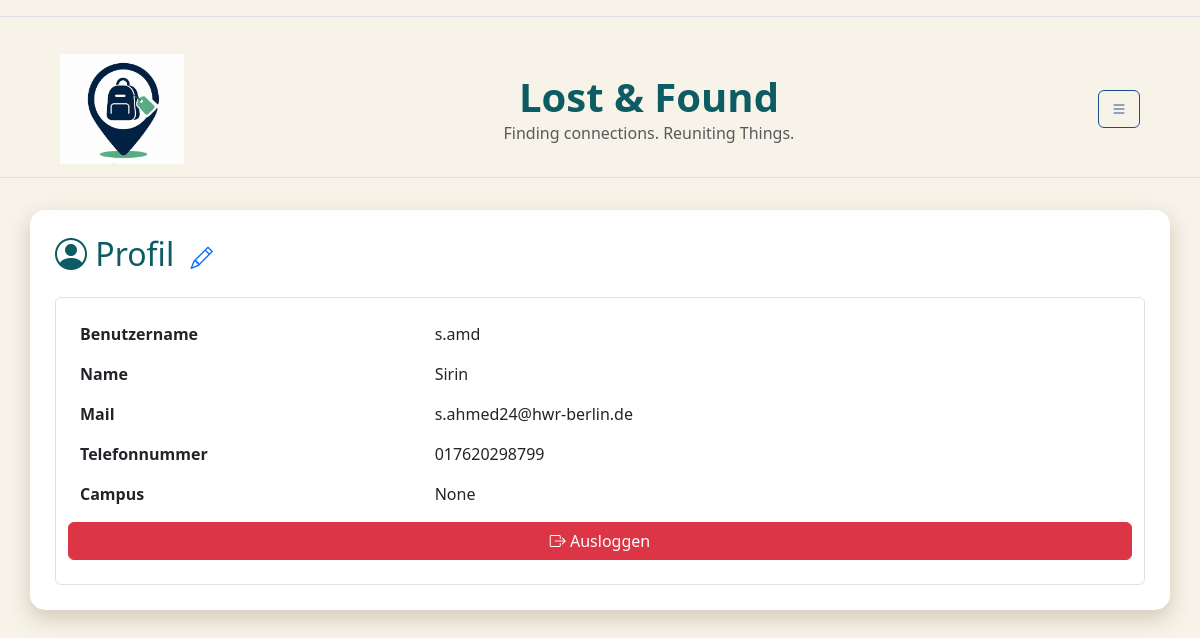
Screenshot of /profile/ (signed in) with the database file from the repository.
### db.py (models this page shows)
class StandardUser(db.Model):
    __tablename__ = "standardUser"
    user_id = db.Column( db.Integer, primary_key=True )
    campus_id = db.Column( db.String, db.ForeignKey("campus.campus_id") )
    name = db.Column( db.String)
    benutzername = db.Column( db.String, unique=True)
    telefonnummer = db.Column(db.String)
    standardtext = db.Column(db.Text)
    passwort = db.Column(db.String,nullable=False)
    hwr_mail = db.Column(db.String, unique=True,nullable=False )
    is_admin = db.Column(db.Boolean, default=False)
    campus = db.relationship("Campus",back_populates="users")
    posts = db.relationship( "Post",back_populates="user")

### app.py (the view)
@app.route('/profile/')
def profile():
    if "user_id" not in session:
        flash("Bitte zuerst einloggen!", "warning")
        return redirect(url_for("login"))
    user = db.session.get(StandardUser, session["user_id"] )
    return render_template("profile.html", user=user)

### templates/profile.html (shortened to what this page needs)
{% extends "base.html" %}
{% block CONTENT %}
<h2 class="mb-4">
    <i class="bi bi-person-circle"></i>
    Profil
     <a href="{{ url_for('edit_profile') }}">
            <i class="bi bi-pencil ms-2"  style="font-size: 1.4rem;"></i>
            </a>
</h2>
<div class="border rounded p-4">
    <div class="row mb-3">
        <div class="col-4">
            <strong>Benutzername</strong>
        </div>
        <div class="col">
            {{ user.benutzername }}
        </div>
    </div>
    <div class="row mb-3">
        <div class="col-4">
            <strong>Name</strong>
        </div>
        <div class="col">
            {{ user.name }}
        </div>
    </div>
    <div class="row mb-3">
        <div class="col-4">
            <strong>Mail</strong>
        </div>
        <div class="col">
            {{ user.hwr_mail }}
        </div>
    </div>
    <div class="row mb-3">
        <div class="col-4">
            <strong>Telefonnummer</strong>
        </div>
        <div class="col">
            {{ user.telefonnummer }}
        </div>
    </div>
    <div class="row">
        <div class="col-4">
            <strong>Campus</strong>
        </div>
        <div class="col">
            {{ user.campus_id }}
        </div>
        <a href="{{ url_for('logout') }}"
            class="btn btn-danger mt-3">
            <i class="bi bi-box-arrow-right"></i>
         Ausloggen
        </a>
    </div>
</div>
{% endblock %}

### static/css/style.css (style rules this page uses)
body { background-color: var(--color-main) !important; }
h1, h2, h3 { color: var(--color-highlight) !important; }

### static/css/color.css (style rules this page uses)
:root { --color-main: rgb(247, 243, 233); --color-shadow: rgb(215, 205, 190); --color-highlight: rgb(13, 92, 99); --color-accent1: rgb(46, 196, 182); --color-accent2: rgb(29, 78, 137); }

### rows the page displays
StandardUser: benutzername "s.amd", name "Sirin", hwr_mail "s.ahmed24@hwr-berlin.de", telefonnummer "017620298799", campus_id "None"
